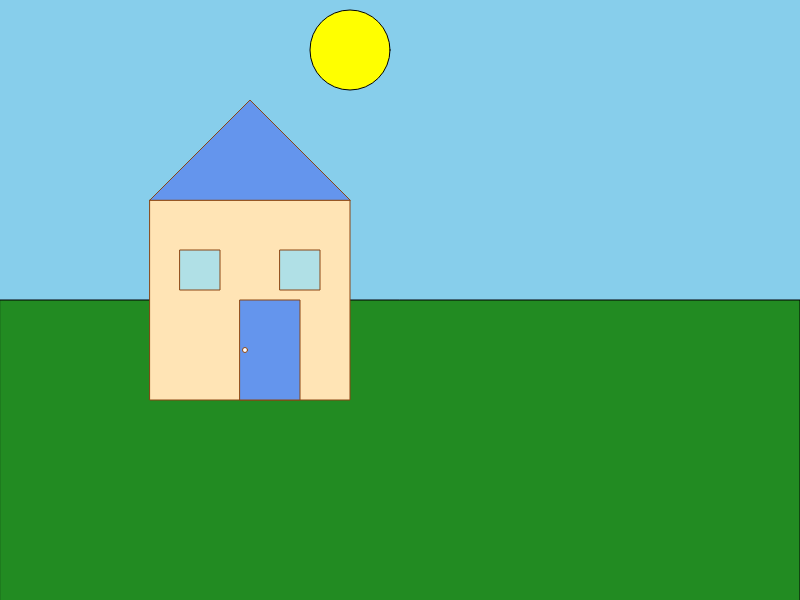
Frame 1 (no input)
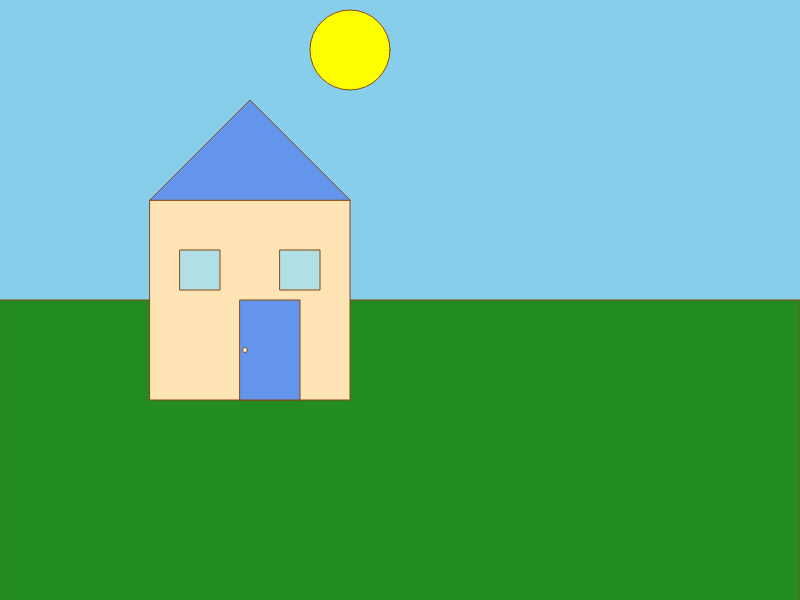
Frame 60 (no input)
Frame 120 (the mouse pressed at the canvas centre since frame 60): identical to frame 60, image omitted

The p5.js sketch that drew these frames (run headless with seeded random() and noise() and a simulated clock; from frame 60 on, the mouse is pressed at the canvas centre):

// p5.js sketch
// ── sketch.js
function setup() {
  createCanvas(displayWidth, displayHeight);
}

function draw() {
  background(135, 206, 235); 
  
  fill(255, 255, 0); 
  ellipse(350, 50, 80, 80); 

  
  fill(34, 139, 34); 
  rect(0, 300, displayWidth, 900); 
  
  
  fill(255, 228, 181); 
  stroke(139, 69, 19); 
  rect(150, 200, 200, 200); 
  fill(100, 149, 237);
  triangle(150, 200, 250, 100, 350, 200); 

  
  fill(100, 149, 237); 
  rect(240, 300, 60, 100);
  fill(255); 
  ellipse(245, 350, 5, 5);
  
  
  fill(176, 224, 230); 
  rect(180, 250, 40, 40);
  rect(280, 250, 40, 40);
}
